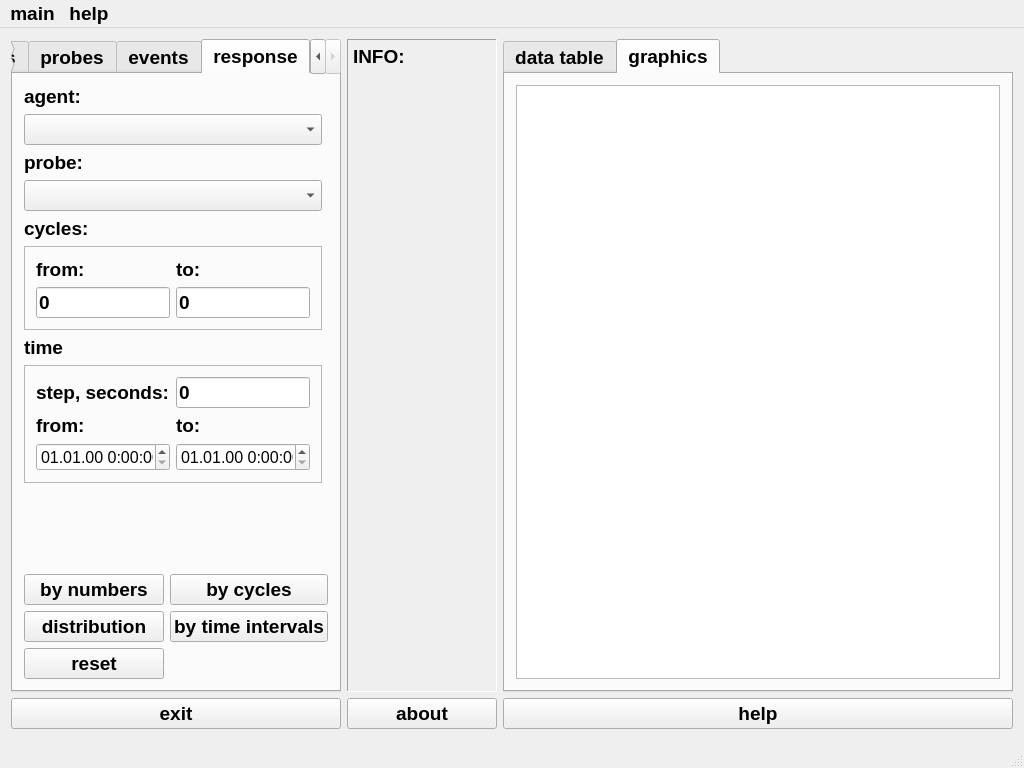
<?xml version="1.0" encoding="UTF-8"?>
<ui version="4.0">
 <class>testwindow</class>
 <widget class="QMainWindow" name="testwindow">
  <property name="geometry">
   <rect>
    <x>0</x>
    <y>0</y>
    <width>1024</width>
    <height>768</height>
   </rect>
  </property>
  <property name="sizePolicy">
   <sizepolicy hsizetype="Fixed" vsizetype="Fixed">
    <horstretch>0</horstretch>
    <verstretch>0</verstretch>
   </sizepolicy>
  </property>
  <property name="minimumSize">
   <size>
    <width>1024</width>
    <height>768</height>
   </size>
  </property>
  <property name="font">
   <font>
    <pointsize>14</pointsize>
    <weight>75</weight>
    <bold>true</bold>
   </font>
  </property>
  <property name="contextMenuPolicy">
   <enum>Qt::DefaultContextMenu</enum>
  </property>
  <property name="windowTitle">
   <string>DB Viewer</string>
  </property>
  <property name="windowIcon">
   <iconset>
    <normaloff>../../../../../../usr/share/icons/crystalsvg/16x16/apps/xload.png</normaloff>../../../../../../usr/share/icons/crystalsvg/16x16/apps/xload.png</iconset>
  </property>
  <widget class="QWidget" name="centralWidget">
   <layout class="QGridLayout" name="gridLayout">
    <item row="0" column="1">
     <layout class="QGridLayout" name="gridLayout_4">
      <item row="3" column="0">
       <widget class="QPushButton" name="exitButton">
        <property name="sizePolicy">
         <sizepolicy hsizetype="Minimum" vsizetype="Fixed">
          <horstretch>0</horstretch>
          <verstretch>0</verstretch>
         </sizepolicy>
        </property>
        <property name="text">
         <string>exit</string>
        </property>
        <property name="checkable">
         <bool>false</bool>
        </property>
        <property name="flat">
         <bool>false</bool>
        </property>
       </widget>
      </item>
      <item row="2" column="2">
       <widget class="QLabel" name="label">
        <property name="sizePolicy">
         <sizepolicy hsizetype="Fixed" vsizetype="Fixed">
          <horstretch>0</horstretch>
          <verstretch>0</verstretch>
         </sizepolicy>
        </property>
        <property name="minimumSize">
         <size>
          <width>150</width>
          <height>0</height>
         </size>
        </property>
        <property name="maximumSize">
         <size>
          <width>16777215</width>
          <height>720</height>
         </size>
        </property>
        <property name="baseSize">
         <size>
          <width>200</width>
          <height>600</height>
         </size>
        </property>
        <property name="frameShape">
         <enum>QFrame::Panel</enum>
        </property>
        <property name="frameShadow">
         <enum>QFrame::Sunken</enum>
        </property>
        <property name="text">
         <string>INFO:</string>
        </property>
        <property name="textFormat">
         <enum>Qt::PlainText</enum>
        </property>
        <property name="scaledContents">
         <bool>true</bool>
        </property>
        <property name="alignment">
         <set>Qt::AlignLeading|Qt::AlignLeft|Qt::AlignTop</set>
        </property>
        <property name="wordWrap">
         <bool>true</bool>
        </property>
        <property name="textInteractionFlags">
         <set>Qt::LinksAccessibleByMouse|Qt::TextSelectableByKeyboard|Qt::TextSelectableByMouse</set>
        </property>
       </widget>
      </item>
      <item row="2" column="4">
       <widget class="QTabWidget" name="tabWidget">
        <property name="sizePolicy">
         <sizepolicy hsizetype="Expanding" vsizetype="Expanding">
          <horstretch>0</horstretch>
          <verstretch>0</verstretch>
         </sizepolicy>
        </property>
        <property name="minimumSize">
         <size>
          <width>420</width>
          <height>0</height>
         </size>
        </property>
        <property name="baseSize">
         <size>
          <width>460</width>
          <height>0</height>
         </size>
        </property>
        <property name="currentIndex">
         <number>1</number>
        </property>
        <widget class="QWidget" name="tab">
         <attribute name="title">
          <string>data table</string>
         </attribute>
         <layout class="QGridLayout" name="gridLayout_3">
          <item row="0" column="0">
           <widget class="QTableView" name="tableView">
            <property name="sizePolicy">
             <sizepolicy hsizetype="MinimumExpanding" vsizetype="Expanding">
              <horstretch>0</horstretch>
              <verstretch>0</verstretch>
             </sizepolicy>
            </property>
            <property name="minimumSize">
             <size>
              <width>0</width>
              <height>0</height>
             </size>
            </property>
            <property name="baseSize">
             <size>
              <width>0</width>
              <height>0</height>
             </size>
            </property>
            <property name="horizontalScrollBarPolicy">
             <enum>Qt::ScrollBarAsNeeded</enum>
            </property>
            <property name="dragDropOverwriteMode">
             <bool>false</bool>
            </property>
            <property name="horizontalScrollMode">
             <enum>QAbstractItemView::ScrollPerPixel</enum>
            </property>
            <attribute name="horizontalHeaderCascadingSectionResizes">
             <bool>true</bool>
            </attribute>
            <attribute name="horizontalHeaderStretchLastSection">
             <bool>false</bool>
            </attribute>
            <attribute name="verticalHeaderVisible">
             <bool>false</bool>
            </attribute>
           </widget>
          </item>
         </layout>
        </widget>
        <widget class="QWidget" name="tab_2">
         <attribute name="title">
          <string>graphics</string>
         </attribute>
         <layout class="QGridLayout" name="gridLayout_2">
          <item row="0" column="0">
           <widget class="QGraphicsView" name="graphicsView">
            <property name="sizePolicy">
             <sizepolicy hsizetype="Minimum" vsizetype="Expanding">
              <horstretch>0</horstretch>
              <verstretch>0</verstretch>
             </sizepolicy>
            </property>
           </widget>
          </item>
         </layout>
        </widget>
       </widget>
      </item>
      <item row="3" column="4">
       <widget class="QPushButton" name="helpButton">
        <property name="text">
         <string>help</string>
        </property>
       </widget>
      </item>
      <item row="3" column="2">
       <widget class="QPushButton" name="aboutButton">
        <property name="text">
         <string>about</string>
        </property>
       </widget>
      </item>
      <item row="2" column="0">
       <widget class="QTabWidget" name="tabWidget_ctl">
        <property name="sizePolicy">
         <sizepolicy hsizetype="Minimum" vsizetype="Expanding">
          <horstretch>0</horstretch>
          <verstretch>0</verstretch>
         </sizepolicy>
        </property>
        <property name="minimumSize">
         <size>
          <width>310</width>
          <height>0</height>
         </size>
        </property>
        <property name="maximumSize">
         <size>
          <width>330</width>
          <height>16777215</height>
         </size>
        </property>
        <property name="baseSize">
         <size>
          <width>330</width>
          <height>0</height>
         </size>
        </property>
        <property name="currentIndex">
         <number>3</number>
        </property>
        <widget class="QWidget" name="lists">
         <attribute name="title">
          <string>data lists</string>
         </attribute>
         <layout class="QVBoxLayout" name="verticalLayout_2">
          <item>
           <widget class="QPushButton" name="agentButton">
            <property name="font">
             <font>
              <pointsize>14</pointsize>
              <weight>75</weight>
              <bold>true</bold>
             </font>
            </property>
            <property name="text">
             <string>Agents</string>
            </property>
           </widget>
          </item>
          <item>
           <widget class="QPushButton" name="targetButton">
            <property name="font">
             <font>
              <pointsize>14</pointsize>
              <weight>75</weight>
              <bold>true</bold>
             </font>
            </property>
            <property name="text">
             <string>targets</string>
            </property>
           </widget>
          </item>
          <item>
           <widget class="QPushButton" name="eventypetButton">
            <property name="font">
             <font>
              <pointsize>14</pointsize>
              <weight>75</weight>
              <bold>true</bold>
             </font>
            </property>
            <property name="text">
             <string>event types</string>
            </property>
           </widget>
          </item>
         </layout>
        </widget>
        <widget class="QWidget" name="probes">
         <attribute name="title">
          <string>probes</string>
         </attribute>
         <layout class="QGridLayout" name="gridLayout_5">
          <item row="0" column="0">
           <widget class="QLabel" name="label_2">
            <property name="enabled">
             <bool>true</bool>
            </property>
            <property name="sizePolicy">
             <sizepolicy hsizetype="Expanding" vsizetype="Minimum">
              <horstretch>0</horstretch>
              <verstretch>0</verstretch>
             </sizepolicy>
            </property>
            <property name="font">
             <font>
              <pointsize>14</pointsize>
              <weight>75</weight>
              <bold>true</bold>
             </font>
            </property>
            <property name="frameShape">
             <enum>QFrame::NoFrame</enum>
            </property>
            <property name="frameShadow">
             <enum>QFrame::Plain</enum>
            </property>
            <property name="text">
             <string>input agent name
or leave empty</string>
            </property>
            <property name="textFormat">
             <enum>Qt::PlainText</enum>
            </property>
            <property name="scaledContents">
             <bool>true</bool>
            </property>
            <property name="alignment">
             <set>Qt::AlignCenter</set>
            </property>
            <property name="wordWrap">
             <bool>false</bool>
            </property>
            <property name="indent">
             <number>0</number>
            </property>
            <property name="textInteractionFlags">
             <set>Qt::NoTextInteraction</set>
            </property>
           </widget>
          </item>
          <item row="3" column="0">
           <widget class="QLineEdit" name="lineEditpragent"/>
          </item>
          <item row="5" column="0">
           <widget class="QPushButton" name="probeButton">
            <property name="font">
             <font>
              <pointsize>14</pointsize>
              <weight>75</weight>
              <bold>true</bold>
             </font>
            </property>
            <property name="text">
             <string>show</string>
            </property>
           </widget>
          </item>
          <item row="2" column="0">
           <spacer name="verticalSpacer">
            <property name="orientation">
             <enum>Qt::Vertical</enum>
            </property>
            <property name="sizeHint" stdset="0">
             <size>
              <width>20</width>
              <height>40</height>
             </size>
            </property>
           </spacer>
          </item>
          <item row="4" column="0">
           <spacer name="verticalSpacer_2">
            <property name="orientation">
             <enum>Qt::Vertical</enum>
            </property>
            <property name="sizeHint" stdset="0">
             <size>
              <width>20</width>
              <height>40</height>
             </size>
            </property>
           </spacer>
          </item>
          <item row="7" column="0">
           <spacer name="verticalSpacer_3">
            <property name="orientation">
             <enum>Qt::Vertical</enum>
            </property>
            <property name="sizeHint" stdset="0">
             <size>
              <width>20</width>
              <height>40</height>
             </size>
            </property>
           </spacer>
          </item>
          <item row="6" column="0">
           <widget class="QPushButton" name="probecleanButton">
            <property name="text">
             <string>clear</string>
            </property>
           </widget>
          </item>
         </layout>
        </widget>
        <widget class="QWidget" name="events">
         <attribute name="title">
          <string>events</string>
         </attribute>
         <layout class="QGridLayout" name="gridLayout_6">
          <item row="5" column="0">
           <widget class="QLabel" name="label_7">
            <property name="sizePolicy">
             <sizepolicy hsizetype="Minimum" vsizetype="Preferred">
              <horstretch>0</horstretch>
              <verstretch>0</verstretch>
             </sizepolicy>
            </property>
            <property name="text">
             <string>probe:</string>
            </property>
           </widget>
          </item>
          <item row="3" column="0">
           <widget class="QLabel" name="label_6">
            <property name="sizePolicy">
             <sizepolicy hsizetype="Minimum" vsizetype="Preferred">
              <horstretch>0</horstretch>
              <verstretch>0</verstretch>
             </sizepolicy>
            </property>
            <property name="text">
             <string>agent:</string>
            </property>
           </widget>
          </item>
          <item row="0" column="0">
           <widget class="QLabel" name="label_11">
            <property name="sizePolicy">
             <sizepolicy hsizetype="Minimum" vsizetype="Preferred">
              <horstretch>0</horstretch>
              <verstretch>0</verstretch>
             </sizepolicy>
            </property>
            <property name="text">
             <string>type:</string>
            </property>
           </widget>
          </item>
          <item row="1" column="0">
           <widget class="QComboBox" name="comboevtype">
            <property name="sizePolicy">
             <sizepolicy hsizetype="Minimum" vsizetype="Fixed">
              <horstretch>0</horstretch>
              <verstretch>0</verstretch>
             </sizepolicy>
            </property>
           </widget>
          </item>
          <item row="4" column="0">
           <widget class="QComboBox" name="comboevagent">
            <property name="sizePolicy">
             <sizepolicy hsizetype="Minimum" vsizetype="Fixed">
              <horstretch>0</horstretch>
              <verstretch>0</verstretch>
             </sizepolicy>
            </property>
           </widget>
          </item>
          <item row="6" column="0">
           <widget class="QComboBox" name="comboevprobe">
            <property name="sizePolicy">
             <sizepolicy hsizetype="Minimum" vsizetype="Fixed">
              <horstretch>0</horstretch>
              <verstretch>0</verstretch>
             </sizepolicy>
            </property>
           </widget>
          </item>
          <item row="10" column="0">
           <widget class="QFrame" name="frame_2">
            <property name="sizePolicy">
             <sizepolicy hsizetype="Minimum" vsizetype="Preferred">
              <horstretch>0</horstretch>
              <verstretch>0</verstretch>
             </sizepolicy>
            </property>
            <property name="frameShape">
             <enum>QFrame::StyledPanel</enum>
            </property>
            <property name="frameShadow">
             <enum>QFrame::Raised</enum>
            </property>
            <layout class="QGridLayout" name="gridLayout_8">
             <item row="1" column="1">
              <widget class="QLineEdit" name="lineevcyc1">
               <property name="text">
                <string>0</string>
               </property>
              </widget>
             </item>
             <item row="1" column="3">
              <widget class="QLineEdit" name="lineevcyc2">
               <property name="text">
                <string>0</string>
               </property>
              </widget>
             </item>
             <item row="1" column="0">
              <widget class="QLabel" name="label_9">
               <property name="text">
                <string>from:</string>
               </property>
              </widget>
             </item>
             <item row="1" column="2">
              <widget class="QLabel" name="label_10">
               <property name="text">
                <string>to:</string>
               </property>
              </widget>
             </item>
            </layout>
           </widget>
          </item>
          <item row="11" column="0">
           <widget class="QFrame" name="frame">
            <property name="sizePolicy">
             <sizepolicy hsizetype="Minimum" vsizetype="Preferred">
              <horstretch>0</horstretch>
              <verstretch>0</verstretch>
             </sizepolicy>
            </property>
            <property name="frameShape">
             <enum>QFrame::StyledPanel</enum>
            </property>
            <property name="frameShadow">
             <enum>QFrame::Raised</enum>
            </property>
            <layout class="QGridLayout" name="gridLayout_7">
             <item row="4" column="0">
              <widget class="QDateTimeEdit" name="dateevnt1">
               <property name="font">
                <font>
                 <pointsize>12</pointsize>
                 <weight>50</weight>
                 <bold>false</bold>
                </font>
               </property>
               <property name="displayFormat">
                <string>dd.MM.yy H:mm:ss</string>
               </property>
              </widget>
             </item>
             <item row="4" column="1">
              <widget class="QDateTimeEdit" name="dateevent2">
               <property name="font">
                <font>
                 <pointsize>12</pointsize>
                 <weight>50</weight>
                 <bold>false</bold>
                </font>
               </property>
               <property name="displayFormat">
                <string>dd.MM.yy H:mm:ss</string>
               </property>
              </widget>
             </item>
             <item row="2" column="0">
              <widget class="QLabel" name="label_4">
               <property name="text">
                <string>from:</string>
               </property>
              </widget>
             </item>
             <item row="2" column="1">
              <widget class="QLabel" name="label_5">
               <property name="text">
                <string>to:</string>
               </property>
              </widget>
             </item>
             <item row="0" column="1">
              <widget class="QLineEdit" name="lineEditeventinterval">
               <property name="text">
                <string>0</string>
               </property>
              </widget>
             </item>
             <item row="0" column="0">
              <widget class="QLabel" name="label_12">
               <property name="text">
                <string>timestep, s:</string>
               </property>
              </widget>
             </item>
            </layout>
           </widget>
          </item>
          <item row="9" column="0">
           <widget class="QLabel" name="label_8">
            <property name="sizePolicy">
             <sizepolicy hsizetype="Minimum" vsizetype="Preferred">
              <horstretch>0</horstretch>
              <verstretch>0</verstretch>
             </sizepolicy>
            </property>
            <property name="text">
             <string>cycles:</string>
            </property>
           </widget>
          </item>
          <item row="7" column="0">
           <widget class="QLabel" name="label_27">
            <property name="text">
             <string>event source:</string>
            </property>
           </widget>
          </item>
          <item row="8" column="0">
           <widget class="QComboBox" name="comboevadr"/>
          </item>
          <item row="12" column="0">
           <layout class="QGridLayout" name="gridLayout_10">
            <item row="0" column="0">
             <widget class="QPushButton" name="losteventButton">
              <property name="minimumSize">
               <size>
                <width>40</width>
                <height>0</height>
               </size>
              </property>
              <property name="text">
               <string>lost responces</string>
              </property>
             </widget>
            </item>
            <item row="1" column="0">
             <widget class="QPushButton" name="eventcleanButton">
              <property name="sizePolicy">
               <sizepolicy hsizetype="Minimum" vsizetype="Fixed">
                <horstretch>0</horstretch>
                <verstretch>0</verstretch>
               </sizepolicy>
              </property>
              <property name="minimumSize">
               <size>
                <width>40</width>
                <height>0</height>
               </size>
              </property>
              <property name="text">
               <string>clear</string>
              </property>
             </widget>
            </item>
            <item row="0" column="1">
             <widget class="QPushButton" name="eventButton">
              <property name="minimumSize">
               <size>
                <width>40</width>
                <height>0</height>
               </size>
              </property>
              <property name="text">
               <string>events</string>
              </property>
             </widget>
            </item>
            <item row="1" column="1">
             <widget class="QCheckBox" name="checkBox">
              <property name="text">
               <string>distribution</string>
              </property>
             </widget>
            </item>
           </layout>
          </item>
         </layout>
        </widget>
        <widget class="QWidget" name="results">
         <attribute name="title">
          <string>response</string>
         </attribute>
         <layout class="QGridLayout" name="gridLayout_14">
          <item row="0" column="0" colspan="2">
           <widget class="QLabel" name="label_16">
            <property name="text">
             <string>agent:</string>
            </property>
           </widget>
          </item>
          <item row="3" column="0" colspan="2">
           <widget class="QLabel" name="label_19">
            <property name="text">
             <string>probe:</string>
            </property>
           </widget>
          </item>
          <item row="6" column="0">
           <widget class="QFrame" name="frame_3">
            <property name="sizePolicy">
             <sizepolicy hsizetype="Expanding" vsizetype="Preferred">
              <horstretch>0</horstretch>
              <verstretch>0</verstretch>
             </sizepolicy>
            </property>
            <property name="frameShape">
             <enum>QFrame::StyledPanel</enum>
            </property>
            <property name="frameShadow">
             <enum>QFrame::Raised</enum>
            </property>
            <layout class="QGridLayout" name="gridLayout_12">
             <item row="0" column="0">
              <widget class="QLabel" name="label_20">
               <property name="text">
                <string>from:</string>
               </property>
              </widget>
             </item>
             <item row="0" column="1">
              <widget class="QLabel" name="label_21">
               <property name="text">
                <string>to:</string>
               </property>
              </widget>
             </item>
             <item row="1" column="0">
              <widget class="QLineEdit" name="linerttcyc1">
               <property name="text">
                <string>0</string>
               </property>
              </widget>
             </item>
             <item row="1" column="1">
              <widget class="QLineEdit" name="linerttcyc2">
               <property name="text">
                <string>0</string>
               </property>
              </widget>
             </item>
            </layout>
           </widget>
          </item>
          <item row="8" column="0">
           <widget class="QFrame" name="frame_5">
            <property name="sizePolicy">
             <sizepolicy hsizetype="Minimum" vsizetype="Preferred">
              <horstretch>0</horstretch>
              <verstretch>0</verstretch>
             </sizepolicy>
            </property>
            <property name="frameShape">
             <enum>QFrame::StyledPanel</enum>
            </property>
            <property name="frameShadow">
             <enum>QFrame::Raised</enum>
            </property>
            <layout class="QGridLayout" name="gridLayout_13">
             <item row="0" column="0">
              <widget class="QLabel" name="label_24">
               <property name="sizePolicy">
                <sizepolicy hsizetype="Preferred" vsizetype="Preferred">
                 <horstretch>0</horstretch>
                 <verstretch>0</verstretch>
                </sizepolicy>
               </property>
               <property name="text">
                <string>step, seconds:</string>
               </property>
              </widget>
             </item>
             <item row="0" column="1">
              <widget class="QLineEdit" name="linerttstep">
               <property name="sizePolicy">
                <sizepolicy hsizetype="Preferred" vsizetype="Fixed">
                 <horstretch>0</horstretch>
                 <verstretch>0</verstretch>
                </sizepolicy>
               </property>
               <property name="text">
                <string>0</string>
               </property>
              </widget>
             </item>
             <item row="1" column="0">
              <widget class="QLabel" name="label_22">
               <property name="sizePolicy">
                <sizepolicy hsizetype="Preferred" vsizetype="Preferred">
                 <horstretch>0</horstretch>
                 <verstretch>0</verstretch>
                </sizepolicy>
               </property>
               <property name="text">
                <string>from:</string>
               </property>
              </widget>
             </item>
             <item row="1" column="1">
              <widget class="QLabel" name="label_23">
               <property name="sizePolicy">
                <sizepolicy hsizetype="Preferred" vsizetype="Preferred">
                 <horstretch>0</horstretch>
                 <verstretch>0</verstretch>
                </sizepolicy>
               </property>
               <property name="text">
                <string>to:</string>
               </property>
              </widget>
             </item>
             <item row="2" column="0">
              <widget class="QDateTimeEdit" name="datertt1">
               <property name="sizePolicy">
                <sizepolicy hsizetype="Preferred" vsizetype="Fixed">
                 <horstretch>0</horstretch>
                 <verstretch>0</verstretch>
                </sizepolicy>
               </property>
               <property name="font">
                <font>
                 <pointsize>12</pointsize>
                 <weight>50</weight>
                 <bold>false</bold>
                </font>
               </property>
               <property name="displayFormat">
                <string>dd.MM.yy H:mm:ss</string>
               </property>
              </widget>
             </item>
             <item row="2" column="1">
              <widget class="QDateTimeEdit" name="datertt2">
               <property name="sizePolicy">
                <sizepolicy hsizetype="Preferred" vsizetype="Fixed">
                 <horstretch>0</horstretch>
                 <verstretch>0</verstretch>
                </sizepolicy>
               </property>
               <property name="font">
                <font>
                 <pointsize>12</pointsize>
                 <weight>50</weight>
                 <bold>false</bold>
                </font>
               </property>
               <property name="displayFormat">
                <string>dd.MM.yy H:mm:ss</string>
               </property>
              </widget>
             </item>
            </layout>
           </widget>
          </item>
          <item row="7" column="0">
           <widget class="QLabel" name="label_25">
            <property name="sizePolicy">
             <sizepolicy hsizetype="Minimum" vsizetype="Preferred">
              <horstretch>0</horstretch>
              <verstretch>0</verstretch>
             </sizepolicy>
            </property>
            <property name="text">
             <string>time</string>
            </property>
           </widget>
          </item>
          <item row="10" column="0" colspan="2">
           <layout class="QGridLayout" name="gridLayout_15">
            <item row="2" column="0">
             <widget class="QPushButton" name="rttavgButton">
              <property name="text">
               <string>distribution</string>
              </property>
             </widget>
            </item>
            <item row="2" column="1">
             <widget class="QPushButton" name="rttintervalButton">
              <property name="text">
               <string>by time intervals</string>
              </property>
             </widget>
            </item>
            <item row="3" column="0">
             <widget class="QPushButton" name="rttcleanButton">
              <property name="text">
               <string>reset</string>
              </property>
             </widget>
            </item>
            <item row="1" column="1">
             <widget class="QPushButton" name="rttcycleButton">
              <property name="text">
               <string>by cycles</string>
              </property>
             </widget>
            </item>
            <item row="1" column="0">
             <widget class="QPushButton" name="rttnumButton">
              <property name="text">
               <string>by numbers</string>
              </property>
             </widget>
            </item>
           </layout>
          </item>
          <item row="9" column="0">
           <spacer name="verticalSpacer_4">
            <property name="orientation">
             <enum>Qt::Vertical</enum>
            </property>
            <property name="sizeHint" stdset="0">
             <size>
              <width>20</width>
              <height>40</height>
             </size>
            </property>
           </spacer>
          </item>
          <item row="1" column="0">
           <widget class="QComboBox" name="comborttagent"/>
          </item>
          <item row="4" column="0">
           <widget class="QComboBox" name="comborttprobe"/>
          </item>
          <item row="5" column="0">
           <widget class="QLabel" name="label_26">
            <property name="text">
             <string>cycles:</string>
            </property>
           </widget>
          </item>
         </layout>
        </widget>
       </widget>
      </item>
     </layout>
    </item>
   </layout>
  </widget>
  <widget class="QStatusBar" name="statusBar"/>
  <widget class="QMenuBar" name="menuBar">
   <property name="geometry">
    <rect>
     <x>0</x>
     <y>0</y>
     <width>1024</width>
     <height>28</height>
    </rect>
   </property>
   <widget class="QMenu" name="menuHgfhf">
    <property name="title">
     <string>main</string>
    </property>
    <addaction name="actionConnect"/>
    <addaction name="actionExit"/>
   </widget>
   <widget class="QMenu" name="menuHelp">
    <property name="title">
     <string>help</string>
    </property>
    <addaction name="actionManual"/>
    <addaction name="actionAbout"/>
   </widget>
   <addaction name="menuHgfhf"/>
   <addaction name="menuHelp"/>
  </widget>
  <action name="actionConnect">
   <property name="text">
    <string>connect...</string>
   </property>
  </action>
  <action name="actionExit">
   <property name="text">
    <string>exit</string>
   </property>
  </action>
  <action name="actionManual">
   <property name="text">
    <string>manual...</string>
   </property>
  </action>
  <action name="actionAbout">
   <property name="text">
    <string>about...</string>
   </property>
  </action>
 </widget>
 <layoutdefault spacing="6" margin="11"/>
 <resources/>
 <connections>
  <connection>
   <sender>exitButton</sender>
   <signal>clicked()</signal>
   <receiver>testwindow</receiver>
   <slot>close()</slot>
   <hints>
    <hint type="sourcelabel">
     <x>56</x>
     <y>487</y>
    </hint>
    <hint type="destinationlabel">
     <x>301</x>
     <y>266</y>
    </hint>
   </hints>
  </connection>
  <connection>
   <sender>actionExit</sender>
   <signal>activated()</signal>
   <receiver>testwindow</receiver>
   <slot>close()</slot>
   <hints>
    <hint type="sourcelabel">
     <x>-1</x>
     <y>-1</y>
    </hint>
    <hint type="destinationlabel">
     <x>511</x>
     <y>383</y>
    </hint>
   </hints>
  </connection>
  <connection>
   <sender>actionAbout</sender>
   <signal>activated()</signal>
   <receiver>aboutButton</receiver>
   <slot>click()</slot>
   <hints>
    <hint type="sourcelabel">
     <x>-1</x>
     <y>-1</y>
    </hint>
    <hint type="destinationlabel">
     <x>420</x>
     <y>717</y>
    </hint>
   </hints>
  </connection>
  <connection>
   <sender>actionManual</sender>
   <signal>activated()</signal>
   <receiver>helpButton</receiver>
   <slot>click()</slot>
   <hints>
    <hint type="sourcelabel">
     <x>-1</x>
     <y>-1</y>
    </hint>
    <hint type="destinationlabel">
     <x>757</x>
     <y>717</y>
    </hint>
   </hints>
  </connection>
 </connections>
</ui>
